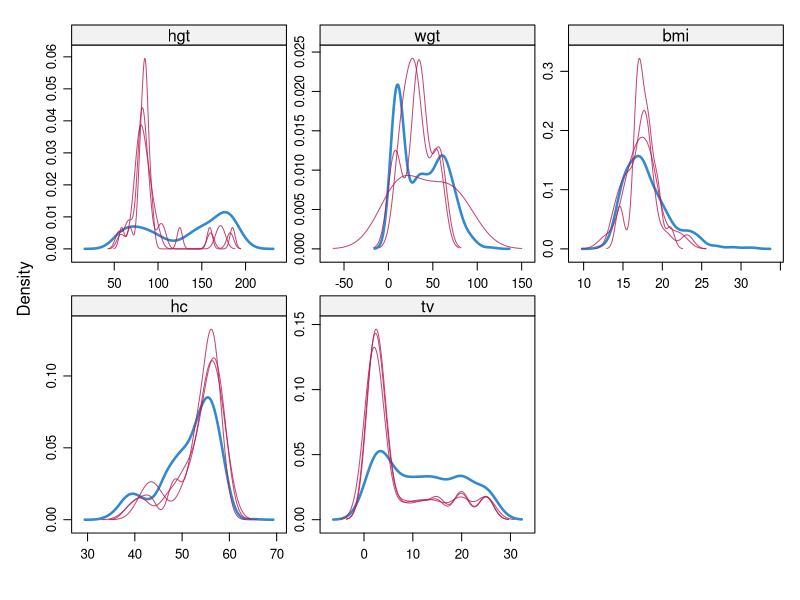
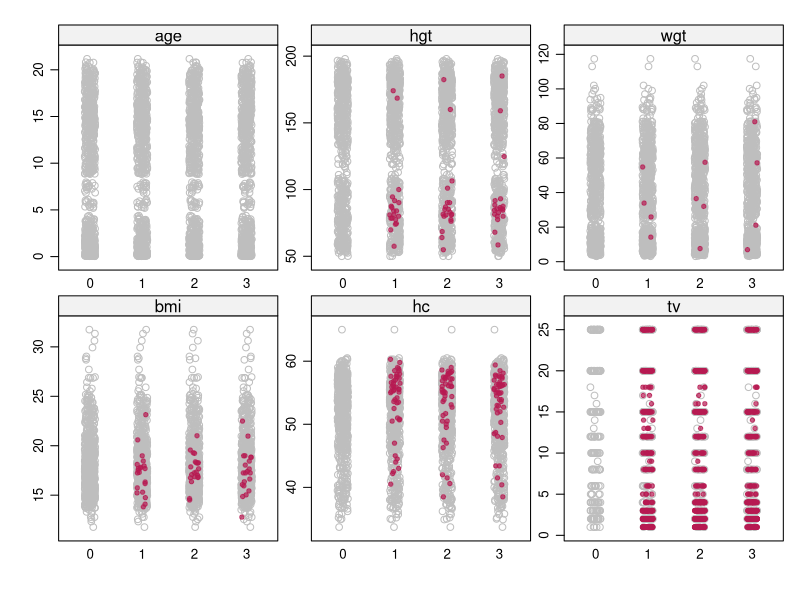
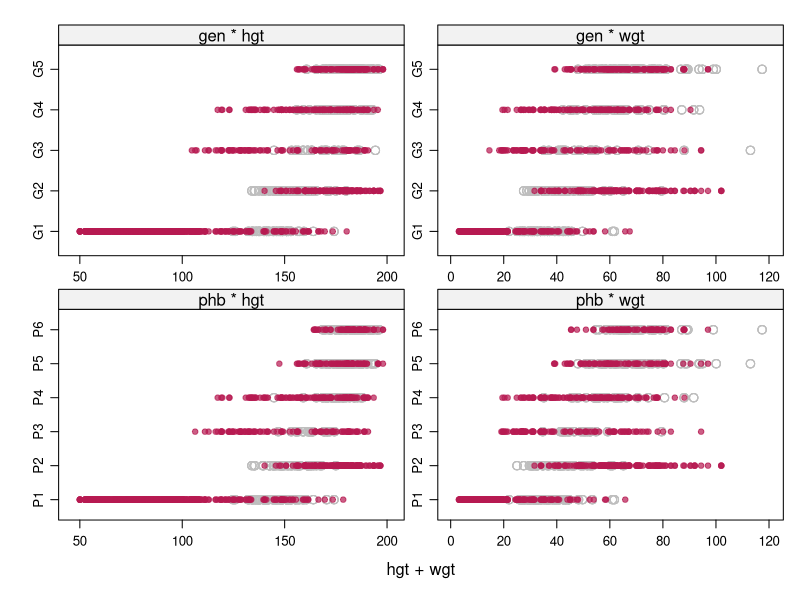
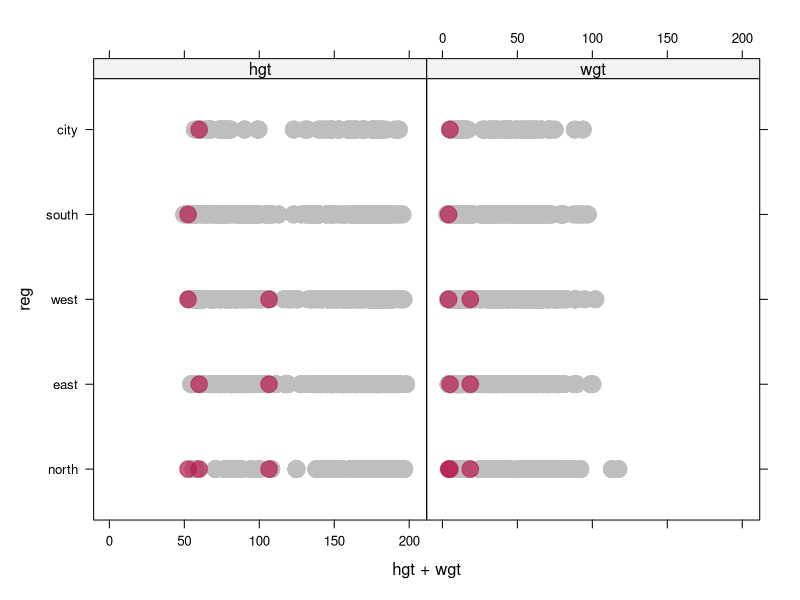
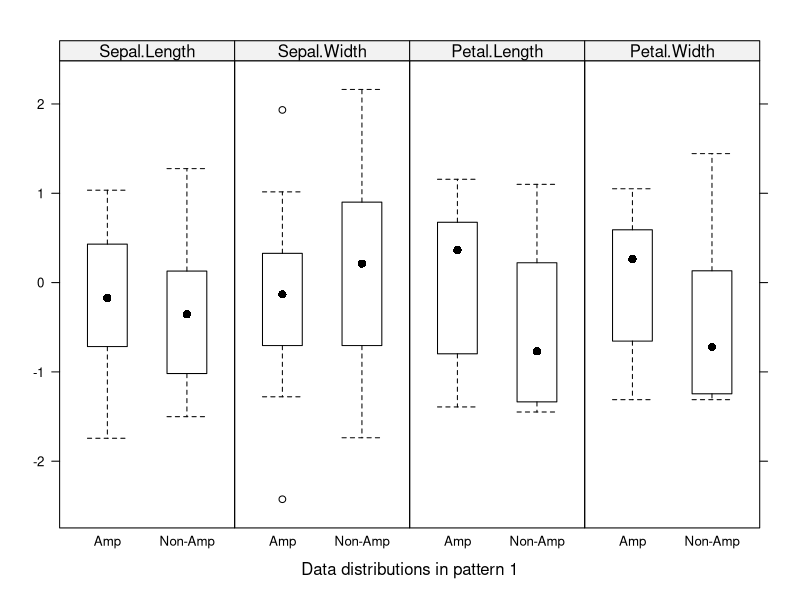
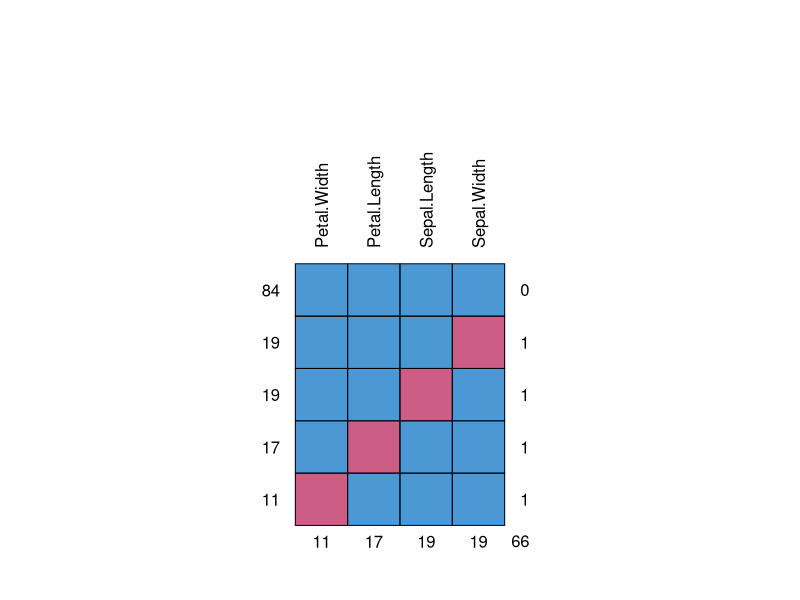
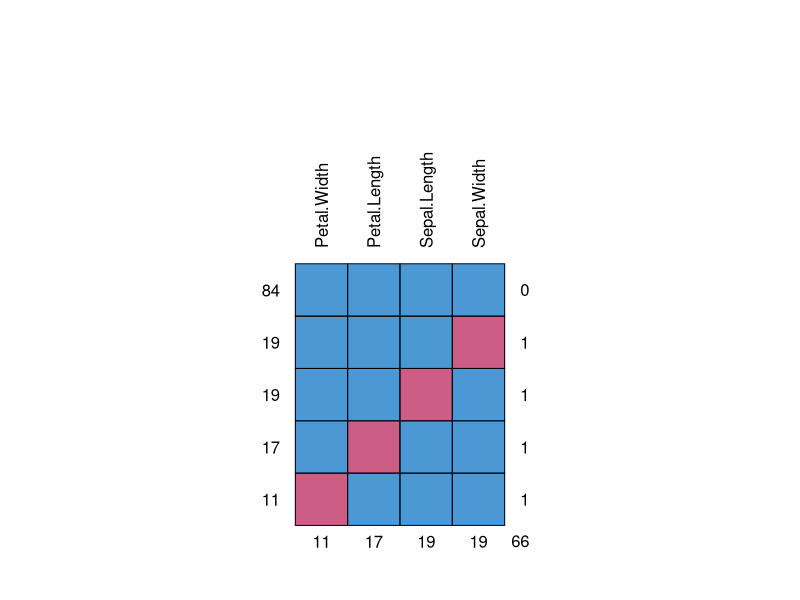

The R source for these figures, in order:
## ---- chunk 1
knitr::opts_chunk$set(echo = TRUE)
library(mice)
library(knitr)
## ---- chunk 2
# nie mam pojecia co zrobic zeby output sie zmiescił na slajdzie :(
# zajmujemy sie boys bo maja ordered/unordered factor -  nie mają binarnej kolumny - to nw, najwyżej inny zbiór danych?
str(boys)
summary(boys)
## ---- chunk 3
dutch_boys <- boys
imp <- mice(dutch_boys[,-c(6,7,9)],
            method="pmm", m=3, maxit=3)
dutch_boys[,-c(6,7,9)] <- complete(imp)
## ---- chunk 4
densityplot(imp)
## ---- chunk 5
stripplot(imp,col=c("grey",mdc(2)),pch=c(1,20))
## ---- chunk 6
imp <- mice(dutch_boys[,-9], method="lda", m=3, maxit=3)
dutch_boys[,-9] <- complete(imp)
## ---- chunk 7
xyplot(imp, gen+phb ~ hgt+wgt,
       cex=1,col=c("grey",mdc(2)),pch=c(1,20))
## ---- chunk 8
imp <- mice(dutch_boys, method="polr", m=3, maxit=3)
dutch_boys <- complete(imp)
## ---- chunk 9
xyplot(imp,reg ~ hgt+wgt,
       cex=3,col=c("grey",mdc(2)),pch=20)
## ---- chunk 10
set.seed(1)
## ---- chunk 11
iris_amp <- ampute(iris[,-5], prop = 0.5, mech = "MCAR")
mice::bwplot(iris_amp, which.pat = 1)

## ---- chunk 12
md.pattern(iris_amp$amp, plot = TRUE, rotate.names = TRUE)
## ---- chunk 13
md.pattern(iris_amp$amp, plot = TRUE, rotate.names = TRUE)
